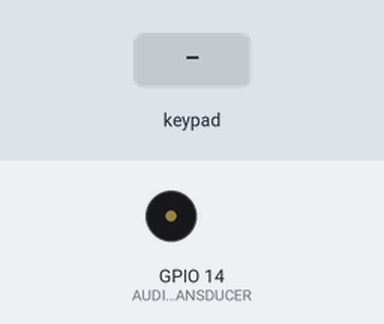
The sketch below on a simulated ESP32. On the bench: buzzer (waves = sounding). Inputs (shaded band) come from the test bench. WiFi joins after 1.5 s; servers stay silent unless stated; a WiFi scan finds three made-up networks; uploads are accepted with an empty reply; what the sketch prints to the serial monitor is not drawn.

Above: at 7.3 s.
7.4 s: keypad keys 1 1 1 0 9 8 pressed 0.4 s apart
At 9.6 s:
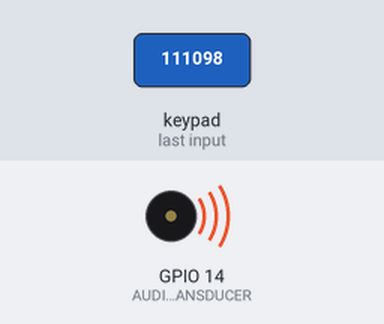
11.5 s: key '2' pressed
13.0 s: key '3' pressed
At 14.7 s:
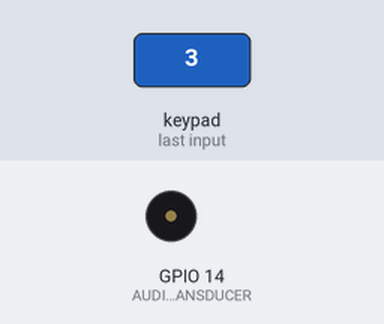
15.4 s: keypad keys 7 6 5 4 pressed 0.4 s apart
At 17.6 s:
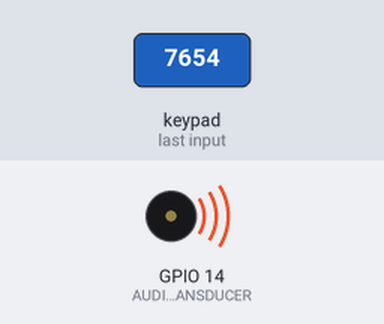
Timing chart, 0 to 19.3 s (numbered marks = the images above; inputs shaded):
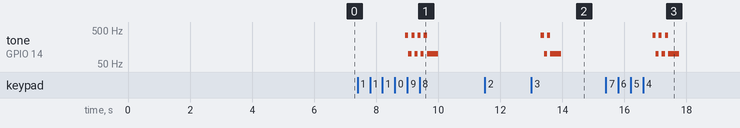

The sketch:

Claire_Week2_Deliverable.ino
```cpp
/**
Make sure that the Keypad library is installed. Look for Keypad library by Mark Stanly, Alexander Brevig, Version 3.1.0
**/
#include <Keypad.h>
#include <WiFi.h> //Connect to WiFi Network
#include <SPI.h> //Used in support of TFT Display
#include <string.h>  //used for some string handling and processing.
#include <Wire.h>
#include <ArduinoJson.h>


uint8_t channel = 1; //network channel on 2.4 GHz
byte bssid[] = {0x04, 0x95, 0xE6, 0xAE, 0xDB, 0x41}; //6 byte MAC address of AP you're targeting.

char network[] = "MIT";
char password[] = "";

const int ROW_NUM = 4;
const int COLUMN_NUM = 4;

char keys[ROW_NUM][COLUMN_NUM] = {
  {'1', '2', '3', 'A'},
  {'4', '5', '6', 'B'},
  {'7', '8', '9', 'C'},
  {'*', '0', '#', 'D'}
};

byte pin_rows[ROW_NUM]      = {11, 10, 9, 8}; // GIOP19, GIOP18, GIOP5, GIOP17 connect to the row pins
byte pin_column[COLUMN_NUM] = {7, 6, 5, 4};   // GIOP16, GIOP4, GIOP0, GIOP2 connect to the column pins

Keypad keypad = Keypad( makeKeymap(keys), pin_rows, pin_column, ROW_NUM, COLUMN_NUM );
const int KEY_LENGTH = 4;
int passcode[KEY_LENGTH];
int correctPasscode[KEY_LENGTH] = {1,2,3,4};

int numCoded = 0;
int done = 0;
int alarmStart = -1;
long lastRemoteCheck;
long timer;
const int REMOTE_CHECK_PERIOD = 1000;

uint8_t AUDIO_PWM = 1;
uint8_t AUDIO_TRANSDUCER = 14;


char body[100]; //for body
const int RESPONSE_TIMEOUT = 6000; //ms to wait for response from host
const int POSTING_PERIOD = 6000; //ms to wait between posting step


const uint16_t IN_BUFFER_SIZE = 1000; //size of buffer to hold HTTP request
const uint16_t OUT_BUFFER_SIZE = 1000; //size of buffer to hold HTTP response
char request_buffer[IN_BUFFER_SIZE]; //char array buffer to hold HTTP request
char response_buffer[OUT_BUFFER_SIZE]; //char array buffer to hold HTTP response

int alarm_on;

uint8_t char_append(char* buff, char c, uint16_t buff_size) {
        int len = strlen(buff);
        if (len>buff_size) return false;
        buff[len] = c;
        buff[len+1] = '\0';
        return true;
}

/*----------------------------------
 * do_http_request Function:
 * Arguments:
 *    const char* host: null-terminated char-array containing host to connect to
 *    char* request: null-terminated char-arry containing properly formatted HTTP request
 *    char* response: char-array used as output for function to contain response
 *    uint16_t response_size: size of response buffer (in bytes)
 *    uint16_t response_timeout: duration we'll wait (in ms) for a response from server
 *    uint8_t serial: used for printing debug information to terminal (true prints, false doesn't)
 * Return value:
 *    void (none)
 */
void do_http_request(const char* host, char* request, char* response, uint16_t response_size, uint16_t response_timeout, uint8_t serial){
  WiFiClient client; //instantiate a client object
  if (client.connect(host, 80)) { //try to connect to host on port 80
    if (serial) Serial.print(request);//Can do one-line if statements in C without curly braces
    client.print(request);
    memset(response, 0, response_size); //Null out (0 is the value of the null terminator '\0') entire buffer
    uint32_t count = millis();
    while (client.connected()) { //while we remain connected read out data coming back
      client.readBytesUntil('\n',response,response_size);
      if (serial) Serial.println(response);
      if (strcmp(response,"\r")==0) { //found a blank line!
        break;
      }
      memset(response, 0, response_size);
      if (millis()-count>response_timeout) break;
    }
    memset(response, 0, response_size);
    count = millis();
    while (client.available()) { //read out remaining text (body of response)
      char_append(response,client.read(),OUT_BUFFER_SIZE);
    }
    if (serial) Serial.println(response);
    client.stop();
    if (serial) Serial.println("-----------");
  }else{
    if (serial) Serial.println("connection failed :/");
    if (serial) Serial.println("wait 0.5 sec...");
    client.stop();
  }
}

void postUpdate(int alarm_status, int is_active){
  Serial.println("start post update");
  sprintf(body, "passcode=");
  Serial.println(body);
  char currPasscode[2];
  for(int i = 0;i < KEY_LENGTH; i++){
    sprintf(currPasscode,"%d",correctPasscode[i]);
    strcat(body,currPasscode);
  }
  Serial.println(body);
  if(alarm_status == 1){
    if(is_active == 1){
      strcat(body, "&alarm_status=1&is_active=1");
    }else{
      strcat(body, "&alarm_status=1&is_active=0");
    }
  }
  else if(alarm_status == 0){
   if(is_active == 1){
      strcat(body, "&alarm_status=0&is_active=1");
    }else{
      strcat(body, "&alarm_status=0&is_active=0");
    }
  }
  Serial.println(body);
  int body_len = strlen(body); //calculate body length (for header reporting)
  sprintf(request_buffer, "POST http://608dev-2.net/sandbox/sc/yechengz/packmat/request_handler.py HTTP/1.1\r\n");
  strcat(request_buffer, "Host: 608dev-2.net\r\n");
  strcat(request_buffer, "Content-Type: application/x-www-form-urlencoded\r\n");
  sprintf(request_buffer + strlen(request_buffer), "Content-Length: %d\r\n", body_len); //append string formatted to end of request buffer
  strcat(request_buffer, "\r\n"); //new line from header to body
  strcat(request_buffer, body); //body
  strcat(request_buffer, "\r\n"); //new line
  Serial.println(request_buffer);
  do_http_request("608dev-2.net", request_buffer, response_buffer, OUT_BUFFER_SIZE, RESPONSE_TIMEOUT, true);
  Serial.println(response_buffer); //viewable in Serial Terminal
}

void checkCode(){
  char key = keypad.getKey();

  if (key && key != 'A' && key != 'B' && key != 'C' && key != 'D' &&key != '*' && key != '#') {
    passcode[numCoded] = key-'0';
    Serial.println(passcode[numCoded]);
    if(numCoded == 3){
      done = 1;
      numCoded = 0;
    }
    else{
      numCoded += 1;
    }
  }
}
void playTone(){
  ledcWriteTone(AUDIO_PWM,350);
  checkCode();
  long primary_timer = millis();
  while(millis()-primary_timer <100&&alarm_on==1);
  if(alarm_on == 1){
    ledcWriteTone(AUDIO_PWM, 100);
    checkCode();
    primary_timer = millis();
    while(millis()-primary_timer <100&&alarm_on == 1);
  }
  checkCode();
}
void playAlarm(int timeElapsed){
  alarmStart = millis();
  while(millis()-alarmStart < timeElapsed){
    //play tone
    playTone();
  }
  ledcWriteTone(AUDIO_PWM,0);
}

void setup() {
  // put your setup code here, to run once:
  Serial.begin(115200);
  pinMode(AUDIO_TRANSDUCER, OUTPUT);

  //set up AUDIO_PWM which we will control in this lab for music:
  ledcSetup(AUDIO_PWM, 0, 12);//12 bits of PWM precision
  ledcWrite(AUDIO_PWM, 0); //0 is a 0% duty cycle for the NFET
  ledcAttachPin(AUDIO_TRANSDUCER, AUDIO_PWM);
  int n = WiFi.scanNetworks();
  Serial.println("scan done");
  if (n == 0) {
    Serial.println("no networks found");
  } else {
    Serial.print(n);
    Serial.println(" networks found");
    for (int i = 0; i < n; ++i) {
      Serial.printf("%d: %s, Ch:%d (%ddBm) %s ", i + 1, WiFi.SSID(i).c_str(), WiFi.channel(i), WiFi.RSSI(i), WiFi.encryptionType(i) == WIFI_AUTH_OPEN ? "open" : "");
      uint8_t* cc = WiFi.BSSID(i);
      for (int k = 0; k < 6; k++) {
        Serial.print(*cc, HEX);
        if (k != 5) Serial.print(":");
        cc++;
      }
      Serial.println("");
    }
  }
  delay(100); //wait a bit (100 ms)

  //if using regular connection use line below:
  WiFi.begin(network, password);
  //if using channel/mac specification for crowded bands use the following:
  //WiFi.begin(network, password, channel, bssid);


  uint8_t count = 0; //count used for Wifi check times
  Serial.print("Attempting to connect to ");
  Serial.println(network);
  while (WiFi.status() != WL_CONNECTED && count < 12) {
    delay(500);
    Serial.print(".");
    count++;
  }
  delay(2000);
  if (WiFi.isConnected()) { //if we connected then print our IP, Mac, and SSID we're on
    Serial.println("CONNECTED!");
    Serial.println(WiFi.localIP().toString() + " (" + WiFi.macAddress() + ") (" + WiFi.SSID() + ")");
    delay(500);
  } else { //if we failed to connect just Try again.
    Serial.println("Failed to Connect :/  Going to restart");
    Serial.println(WiFi.status());
    ESP.restart(); // restart the ESP (proper way)
  }
  alarm_on = 0;
  lastRemoteCheck = millis();
  timer = millis();
}

bool comparePasscodes(){
  bool correct = true;
    for(int i = 0;i < 4; i++){
      Serial.println(passcode[i]);
      if(passcode[i] != correctPasscode[i]){
        correct = false;
      }
    }
  return correct;
}

int checkWebsiteAlarmStatus(){
  sprintf(request_buffer, "GET http://608dev-2.net/sandbox/sc/yechengz/packmat/request_handler.py HTTP/1.1\r\n");
  strcat(request_buffer, "Host: 608dev-2.net\r\n\r\n");
  //Serial.println(request_buffer);
  do_http_request("608dev-2.net", request_buffer, response_buffer, OUT_BUFFER_SIZE, RESPONSE_TIMEOUT, false);
  //Serial.println(response_buffer); //viewable in Serial Terminal
  const int capacity = 300;
  StaticJsonDocument<capacity> doc;
  deserializeJson(doc,response_buffer);
  int alarm_status = doc["alarm_status"];
  return alarm_status;
}

void loop() {
  // put your main code here, to run repeatedly:
  checkCode();
  if(done == 1){
    bool correct = comparePasscodes();
    if(correct == false){
      alarmStart = millis();
      alarm_on=1;
      postUpdate(1,1);
    }
    else if(correct == true){
      alarm_on = 0;

      postUpdate(0,0);
    }
    done = 0;
  }
  if(millis()-lastRemoteCheck >= REMOTE_CHECK_PERIOD){
    alarm_on = checkWebsiteAlarmStatus();
    lastRemoteCheck = millis();
  }
  if (alarm_on == 1){
    playTone();
  }
  else{
    ledcWriteTone(AUDIO_PWM,0);
  }
  //while(millis()-timer <200);
  //timer = millis();
}
```

Measured:
- after the input at 7.4 s, tone on GPIO 14 (AUDIO_TRANSDUCER): plays 350 Hz for 0.10 s, 100 Hz for 0.10 s, 350 Hz for 0.10 s, 100 Hz for 0.10 s, 350 Hz for 0.10 s, 100 Hz for 0.10 s … (8 notes in this stretch), starting after 1.5 s
- after the input at 11.5 s, every drawn part: stays the same
- after the input at 13.0 s, tone on GPIO 14 (AUDIO_TRANSDUCER): plays 350 Hz for 0.10 s, 100 Hz for 0.10 s, 350 Hz for 0.10 s, 100 Hz for 0.36 s, starting after 0.31 s
- after the input at 15.4 s, tone on GPIO 14 (AUDIO_TRANSDUCER): plays 350 Hz for 0.10 s, 100 Hz for 0.10 s, 350 Hz for 0.10 s, 100 Hz for 0.10 s, 350 Hz for 0.10 s, 100 Hz for 0.36 s, starting after 1.5 s
